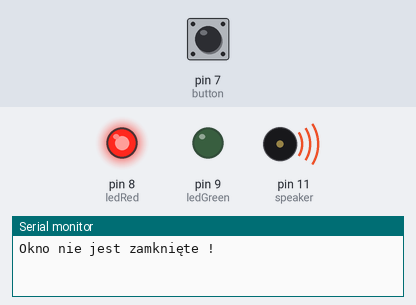
This sketch was run on a simulated Arduino Uno, built with avr-gcc and run on an emulated ATmega328P. Parts: output pins drawn as LEDs (lit = HIGH), buzzer (waves = sounding, pin HIGH), the last lines printed to the serial monitor. The inputs (shaded band) are chosen by the test bench; at power-on: pin 7 (button) HIGH.

Above: at 1.2 s.
1.3 s: pin 7 (button) pulled LOW for 0.15 s
At 1.45 s:
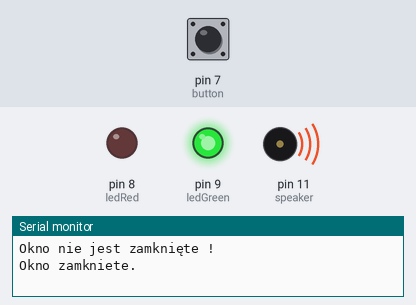
4.3 s: pin 7 (button) pulled LOW for 3.2 s
At 5.9 s:
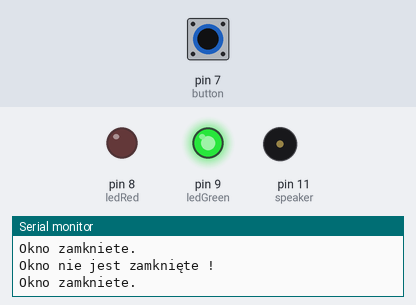
Timing chart, 0 to 9.0 s (numbered marks = the images above; inputs shaded):
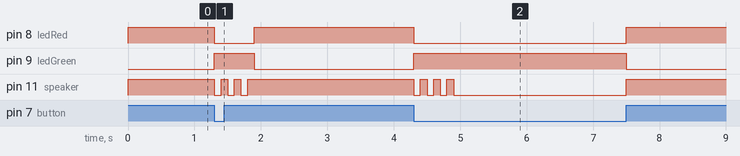

Measured:
- after the input at 1.3 s, pin 8 (ledRed): HIGH → LOW at once, → HIGH 0.60 s later; pin 9 (ledGreen): LOW → HIGH at once, → LOW 0.60 s later; pin 11 (speaker): alternates HIGH for 0.10 s and LOW for 0.10 s, 6 changes in all, then stays HIGH, starting at once
- after the input at 4.3 s, pin 8 (ledRed): HIGH → LOW at once, → HIGH 3.2 s later; pin 9 (ledGreen): LOW → HIGH at once, → LOW 3.2 s later; pin 11 (speaker): goes 3 × (LOW 0.10 s, HIGH 0.10 s), LOW 2.6 s, then HIGH, starting at once

The sketch:

sketch_jan16c.ino
```cpp
#define button 7
#define ledRed 8
#define ledGreen 9
#define speaker 11

void setup() {
  pinMode(button, INPUT_PULLUP);

  pinMode(ledRed, OUTPUT);
  pinMode(ledGreen, OUTPUT);
  pinMode(speaker, OUTPUT);

  Serial.begin(9600);

  digitalWrite(ledRed, LOW);
  digitalWrite(ledGreen, LOW);
  digitalWrite(speaker, LOW);
}

void loop() {
  if (digitalRead(button) == (LOW)) {
    digitalWrite(ledRed, LOW);
    digitalWrite(ledGreen, HIGH);
    Serial.println("Okno zamkniete.");

    digitalWrite(speaker, LOW);
    delay(100);
    digitalWrite(speaker, HIGH);
    delay(100);
    digitalWrite(speaker, LOW);
    delay(100);
    digitalWrite(speaker, HIGH);
    delay(100);
    digitalWrite(speaker, LOW);
    delay(100);
    digitalWrite(speaker, HIGH);
    delay(100);
    digitalWrite(speaker, LOW);

    while (digitalRead(button) == (LOW)) {}
  } else {
    digitalWrite(ledRed, HIGH);
    digitalWrite(ledGreen, LOW);
    Serial.println("Okno nie jest zamknięte !");
    while (digitalRead(button) == (HIGH)) {
      digitalWrite(speaker, HIGH);
    }
  }
}
```
